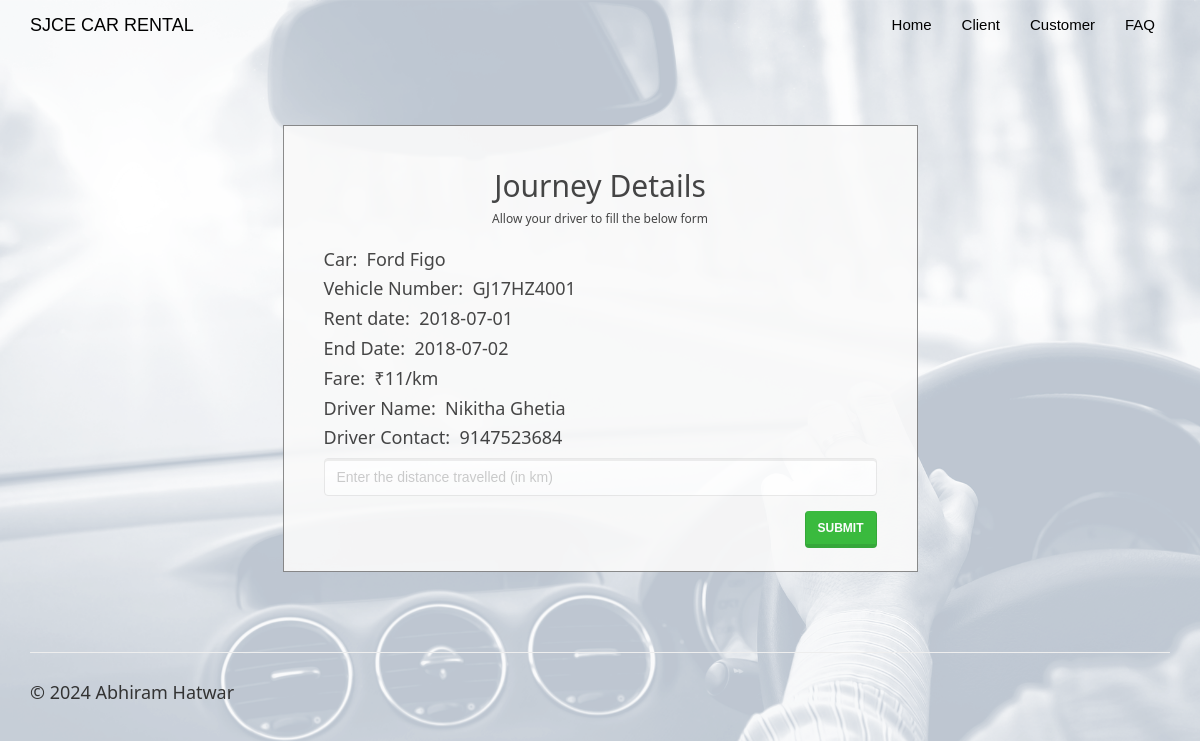
Page /returncar.php?id=574681245 on the committed database.
### tables this page shows
CREATE TABLE `rentedcars` (
  `id` int(100) NOT NULL,
  `customer_username` varchar(50) NOT NULL,
  `car_id` int(20) NOT NULL,
  `driver_id` int(20) NOT NULL,
  `booking_date` date NOT NULL,
  `rent_start_date` date NOT NULL,
  `rent_end_date` date NOT NULL,
  `car_return_date` date DEFAULT NULL,
  `fare` double NOT NULL,
  `charge_type` varchar(25) NOT NULL DEFAULT 'days',
  `distance` double DEFAULT NULL,
  `no_of_days` int(50) DEFAULT NULL,
  `total_amount` double DEFAULT NULL,
  `return_status` varchar(10) NOT NULL
);

CREATE TABLE `cars` (
  `car_id` int(20) NOT NULL,
  `car_name` varchar(50) NOT NULL,
  `car_nameplate` varchar(50) NOT NULL,
  `car_img` varchar(50) DEFAULT 'NA',
  `ac_price` float NOT NULL,
  `non_ac_price` float NOT NULL,
  `ac_price_per_day` float NOT NULL,
  `non_ac_price_per_day` float NOT NULL,
  `car_availability` varchar(10) NOT NULL
);

CREATE TABLE `driver` (
  `driver_id` int(20) NOT NULL,
  `driver_name` varchar(50) NOT NULL,
  `dl_number` varchar(50) NOT NULL,
  `driver_phone` varchar(15) NOT NULL,
  `driver_address` varchar(50) NOT NULL,
  `driver_gender` varchar(10) NOT NULL,
  `client_username` varchar(50) NOT NULL,
  `driver_availability` varchar(10) NOT NULL
);

### returncar.php (the view, shortened to what this page needs)
<!DOCTYPE html>
<html>
<?php
$conn = Connect();
?>
<head>
<link rel="stylesheet" href="assets/bootstrap/css/bootstrap.min.css">
<link rel="stylesheet" href="assets/fonts/font-awesome.min.css">
    <link rel="stylesheet" href="assets/w3css/w3.css">
<link rel="stylesheet" type="text/css" href="assets/css/customerlogin.css">
<link rel="stylesheet" type="text/css" media="screen" href="assets/css/clientpage.css" />
</head>
<body id="page-top" data-spy="scroll" data-target=".navbar-fixed-top">
    <nav class="navbar navbar-custom navbar-fixed-top" role="navigation" style="color: black">
        <div class="container">
            <div class="navbar-header">
                <a class="navbar-brand page-scroll" href="index.php">
                   SJCE CAR RENTAL </a>
            </div>
            <?php
                if(isset($_SESSION['login_client'])){
            ?>
            <div class="collapse navbar-collapse navbar-right navbar-main-collapse">
                <ul class="nav navbar-nav">
                    <li>
                        <a href="index.php">Home</a>
                    </li>
                    <li>
                        <a href="#"><span class="glyphicon glyphicon-user"></span> Welcome <?php echo $_SESSION['login_client']; ?></a>
                    </li>
                    <li>
                    <ul class="nav navbar-nav navbar-right">
            <li><a href="#" class="dropdown-toggle active" data-toggle="dropdown" role="button" aria-haspopup="true" aria-expanded="false"><span class="glyphicon glyphicon-user"></span> Control Panel <span class="caret"></span> </a>
                <ul class="dropdown-menu">
              <li> <a href="entercar.php">Add Car</a></li>
              <li> <a href="enterdriver.php"> Add Driver</a></li>
              <li> <a href="clientview.php">View</a></li>
            </ul>
            </li>
          </ul>
                    </li>
                    <li>
                        <a href="logout.php"><span class="glyphicon glyphicon-log-out"></span> Logout</a>
                    </li>
                </ul>
            </div>
            <?php
            }
                else {
            ?>
            <div class="collapse navbar-collapse navbar-right navbar-main-collapse">
                <ul class="nav navbar-nav">
                    <li>
                        <a href="index.php">Home</a>
                    </li>
                    <li>
                        <a href="clientlogin.php">Client</a>
                    </li>
                    <li>
                        <a href="customerlogin.php">Customer</a>
                    </li>
                    <li>
                        <a href="#"> FAQ </a>
                    </li>
                </ul>
            </div>
                <?php   }
                ?>
        </div>
    </nav>
<?php
function dateDiff($start, $end) {
    $start_ts = strtotime($start);
    $end_ts = strtotime($end);
    $diff = $end_ts - $start_ts;
    return round($diff / 86400);
}
 $id = $_GET["id"];
 $sql1 = "SELECT c.car_name, c.car_nameplate, rc.rent_start_date, rc.rent_end_date, rc.fare, rc.charge_type, d.driver_name, d.driver_phone
 FROM rentedcars rc, cars c, driver d
 WHERE id = '$id' AND c.car_id=rc.car_id AND d.driver_id = rc.driver_id";
 $result1 = $conn->query($sql1);
 if (mysqli_num_rows($result1) > 0) {
    while($row = mysqli_fetch_assoc($result1)) {
        $car_name = $row["car_name"];
        $car_nameplate = $row["car_nameplate"];
        $driver_name = $row["driver_name"];
        $driver_phone = $row["driver_phone"];
        $rent_start_date = $row["rent_start_date"];
        $rent_end_date = $row["rent_end_date"];
        $fare = $row["fare"];
        $charge_type = $row["charge_type"];
        $no_of_days = dateDiff("$rent_start_date", "$rent_end_date");
    }
}
?>
    <div class="container" style="margin-top: 65px;" >
    <div class="col-md-7" style="float: none; margin: 0 auto;">
      <div class="form-area">
        <form role="form" action="printbill.php?id=<?php echo $id ?>" method="POST">
        <br style="clear: both">
          <h3 style="margin-bottom: 5px; text-align: center; font-size: 30px;"> Journey Details </h3>
          <h6 style="margin-bottom: 25px; text-align: center; font-size: 12px;"> Allow your driver to fill the below form </h6>
           <h5> Car:&nbsp;  <?php echo($car_name);?></h5>
           <h5> Vehicle Number:&nbsp;  <?php echo($car_nameplate);?></h5>
           <h5> Rent date:&nbsp;  <?php echo($rent_start_date);?></h5>
           <h5> End Date:&nbsp;  <?php echo($rent_end_date);?></h5>
           <h5> Fare:&nbsp;  ₹<?php
            if($charge_type == "days"){
                    echo ($fare . "/day");
                } else {
                    echo ($fare . "/km");
                }
            ?>
            </h5>
           <h5> Driver Name:&nbsp;  <?php echo($driver_name);?></h5>
           <h5> Driver Contact:&nbsp;  <?php echo($driver_phone);?></h5>
          <?php if($charge_type == "km") { ?>
          <div class="form-group">
            <input type="text" class="form-control" id="distance_or_days" name="distance_or_days" placeholder="Enter the distance travelled (in km)" required="" autofocus>
          </div>
          <?php }  else { ?>
            <h5> Number of Day(s):&nbsp;  <?php echo($no_of_days);?></h5>
            <input type="hidden" name="distance_or_days" value="<?php echo $no_of_days; ?>">
          <?php } ?>
           <input type="submit" name="submit" value="submit" class="btn btn-success pull-right">
        </form>
      </div>
    </div>
    </div>
</body>
<footer class="site-footer">
        <div class="container">
            <hr>
            <div class="row">
                <div class="col-sm-6">
                    <h5>© 2024 Abhiram Hatwar</h5>
                </div>
            </div>
        </div>
    </footer>
</html>

### assets/w3css/w3.css (style rules this page uses)
*,*:before,*:after { box-sizing:inherit }
html { -ms-text-size-adjust:100%;-webkit-text-size-adjust:100% }
body { margin:0 }
article,aside,details,figcaption,figure,footer,header,main,menu,nav,section,summary { display:block }
a { background-color:transparent;-webkit-text-decoration-skip:objects }
hr { box-sizing:content-box;height:0;overflow:visible }
button,input,select,textarea { font:inherit;margin:0 }
button,input { overflow:visible }
button,html [type=button],[type=reset],[type=submit] { -webkit-appearance:button }
html,body { font-family:Verdana,sans-serif;font-size:15px;line-height:1.5 }
html { overflow-x:hidden }
h3 { font-size:24px }
h5 { font-size:18px }
h6 { font-size:16px }
h1,h2,h3,h4,h5,h6 { font-family:"Segoe UI",Arial,sans-serif;font-weight:400;margin:10px 0 }
hr { border:0;border-top:1px solid #eee;margin:20px 0 }
a { color:inherit }

### assets/css/customerlogin.css (style rules this page uses)
body, html { height: 100%; }
body { padding-top: 50px; background: url("../../assets/img/forcustomer.png"); background-size: 100%; }
footer { display: block; }

### assets/css/clientpage.css (style rules this page uses)
.form-area { background-color: #FAFAFA; padding: 10px 40px 60px; margin: 10px 0px 60px; border: 1px solid GREY; opacity: 0.9; }

### rows in the picture
rentedcars: car.car_name "Ford Figo", car.car_nameplate "GJ17HZ4001", rent_start_date "2018-07-01", rent_end_date "2018-07-02", fare "11", driver.driver_name "Nikitha Ghetia", driver.driver_phone "9147523684"
